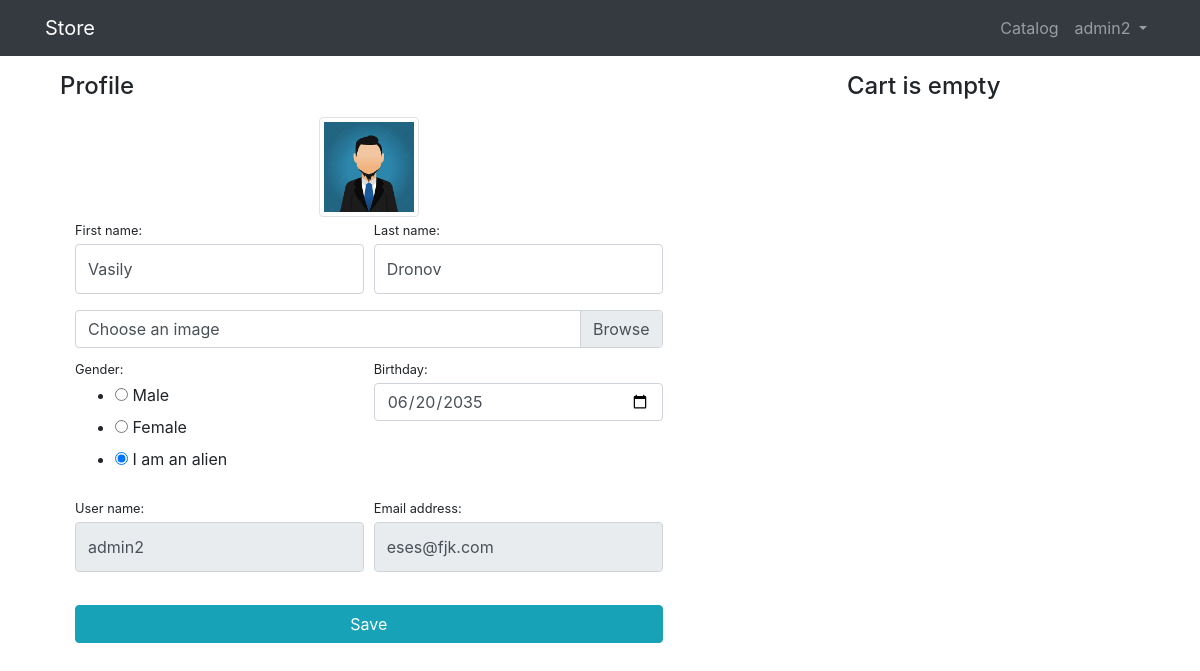
Page /users/profile/ (signed in) on the earlier database version.
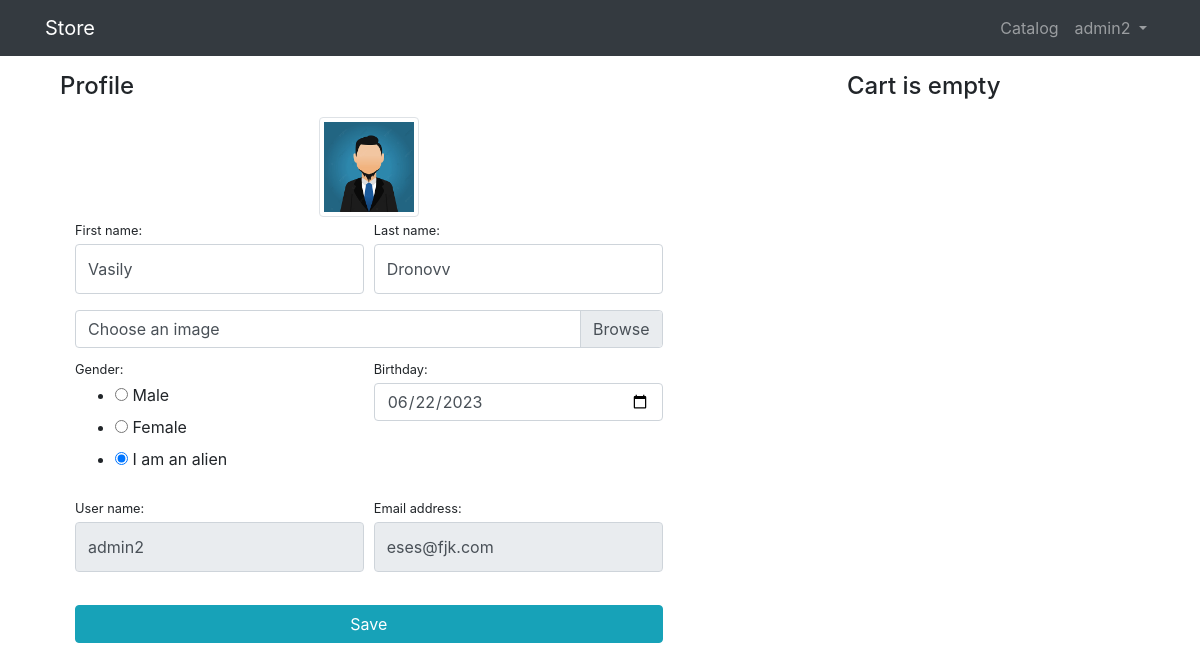
Same page on the later database version.
### users/models.py (models this page shows)
class User(AbstractUser):
    GENDERS = [
        ('m', 'Male'),
        ('f', 'Female'),
        ('o', 'I am an alien'),
    ]
    image = models.ImageField(upload_to='users_image', null=True, blank=True)
    gender = models.CharField(max_length=1, choices=GENDERS, default='m')
    birthday = models.DateField(blank=True, null=True, default=None)

### users/views.py (the view)
# urls.py: path('profile/', profile, name='profile'),
@login_required
def profile(request):
    if request.method == 'POST':
        form = UserProfileForm(instance=request.user, data=request.POST, files=request.FILES)
        if form.is_valid():
            form.save()
            messages.success(request, 'Your profile data has successfully changed!')
            return redirect('users:profile')
    form = UserProfileForm(instance=request.user)
    cart_items = CartItem.objects.filter(user=request.user)
    context = {
        'title': 'User profile',
        'form': form,
        'cart_items': cart_items,
    }
    return render(request, 'users/profile.html', context)

### users/forms.py
class UserProfileForm(SetHtmlClassMixin, UserChangeForm):
    def __init__(self, *args, **kwargs):
        super().__init__(*args, **kwargs)
        self.fields['username'].disabled = True
        self.fields['username'].label = 'User name'
        self.fields['email'].disabled = True
    class Meta:
        model = User
        fields = ('image', 'first_name', 'last_name', 'username', 'email', 'gender', 'birthday',)
        widgets = {
            'image': forms.FileInput(attrs={
                'class': 'custom-file-input',
                'size': '50',
            }),
            'gender': forms.RadioSelect(attrs={
                'class': "form-gender",
            }),
            'birthday': forms.DateInput(attrs={
                'type': 'date',
                'class': 'form-control',
            }),
        }

### users/templatetags/custom_filters.py (called while the page is built)
@register.filter
def add_label_class(label_tag, css_class):
    index = label_tag.find('>')
    updated_label_tag = label_tag[:index] + f' class="{css_class}"' + label_tag[index:]
    return updated_label_tag

### users/templates/users/profile.html (shortened to what this page needs)
{% extends 'products/base.html' %}
{% load static %}
{% load custom_filters %}
{% block css %}
    <link href="{% static 'vendor/css/profile.css' %}" rel="stylesheet">
{% endblock %}
{% block content %}
    <div class="container">
        <div class="row">
            <div class="col-lg-7">
                <h4 class="mt-3 mb-3">Profile</h4>
                <div class="col-lg-12 text-center">
                    <img width="100" height="100"
                         class="img-thumbnail"
                         src="{% if user.image %}{{ user.image.url }}
                {% else %}{% static 'vendor/img/users/default_avatar.jpg' %}{% endif %}"
                         alt="User avatar">
                </div>
                <div class="container">
                    <form action="{% url 'users:profile' %}" method="post" enctype="multipart/form-data">
                        <div class="form-row">
                            <div class="col-lg-6">
                                <div class="form-group">
                                    {{ form.first_name.label_tag|add_label_class:"small mb-1"|safe }}
                                    {{ form.first_name }}
                                </div>
                            </div>
                            <div class="col-lg-6">
                                <div class="form-group">
                                    {{ form.last_name.label_tag|add_label_class:"small mb-1"|safe }}
                                    {{ form.last_name }}
                                </div>
                            </div>
                        </div>
                        <div class="form-row mb-2">
                            <div class="col-lg-12">
                                <div class="custom-file">
                                    <label class="custom-file-label" for="{{ form.image.id_for_label }}">
                                        Choose an image</label>
                                </div>
                            </div>
                        </div>
                        <div class="form-row">
                            <div class="col-lg-6">
                                <div class="form-group">
                                    {{ form.gender.label_tag|add_label_class:"small mb-1"|safe }}
                                    {{ form.gender }}
                                </div>
                            </div>
                            <div class="col-lg-6">
                                <div class="form-group">
                                    {{ form.birthday.label_tag|add_label_class:"small mb-1"|safe }}
                                    {{ form.birthday}}
                                </div>
                            </div>
                        </div>
                        <div class="form-row">
                            <div class="col-lg-6">
                                {{ form.username.label_tag|add_label_class:"small mb-1"|safe }}
                                {{ form.username }}
                            </div>
                            <div class="col-lg-6">
                                {{ form.email.label_tag|add_label_class:"small mb-1"|safe }}
                                {{ form.email }}
                            </div>
                        </div>
                        <div class="form-row">
                            <div class="col-lg-12" style="margin-top: 33px;">
                                <input class="btn btn-info btn-block" type="submit" value="Save">
                            </div>
                        </div>
                    </form>
                </div>
            </div>
            <div class="col-lg-5">
                {% include 'users/cart.html' %}
            </div>
        </div>
    </div>
{% endblock %}

### products/templates/products/base.html (shortened to what this page needs)
{% load static %}
<!DOCTYPE html>
<html lang="en">
<head>
    <link href="{% static '/vendor/bootstrap/css/bootstrap.min.css' %}" rel="stylesheet">
    <link href="{% static 'vendor/css/base_messages.css' %}" rel="stylesheet">
    {% block css %} {% endblock %}
</head>
<body>
<nav class="navbar navbar-expand-lg navbar-dark bg-dark fixed-top">
    <div class="container">
        <a class="navbar-brand" href="{% url 'index' %}">Store</a>
        <div class="collapse navbar-collapse" id="navbarResponsive">
            <ul class="navbar-nav ml-auto">
                <li class="nav-item">
                    <a class="nav-link" href="{% url 'products:index' %}">Catalog
                    </a>
                </li>
                {% if user.is_authenticated %}
                    <li class="nav-item dropdown">
                        <a class="nav-link dropdown-toggle" href="#" id="navbarDropdown" role="button"
                           data-bs-toggle="dropdown" aria-expanded="false">
                            {{ user.username }}
                        </a>
                    </li>
                {% else %}
                    <li class="nav-item">
                        <a class="nav-link" href="{% url 'users:login' %}">Log in <i class="fas fa-sign-in-alt"></i></a>
                    </li>
                {% endif %}
            </ul>
        </div>
    </div>
</nav>
<div class="container">
    {% block content %}{% endblock %}
</div>
</body>
</html>

Differences in the rows shown:
changed User "admin2": last_name "Dronov" → "Dronovv"; birthday "06/20/2035" → "06/22/2023"
